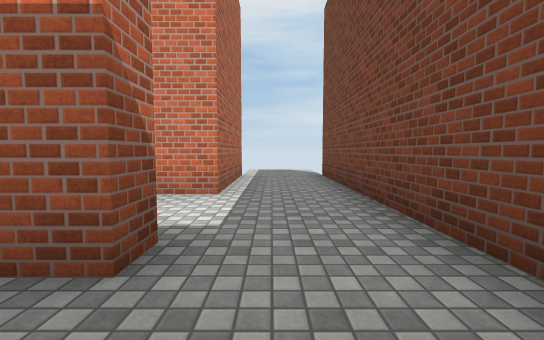
View 1 (above)

13 first-person views from a walk through a 3-D level made in the Unity game engine. The camera is 1.2 m above the floor, tilts 4° down and sees 90° across. The floor is counted in squares, 2 m on a side. Each view is taken from the middle of a square. On the plan, view 1 faces up. The plan holds only what a view shows up to about 9 squares ahead; the rest is blank. The player character is not drawn. Surface patterns are stand-ins for the level's own textures.

View 2
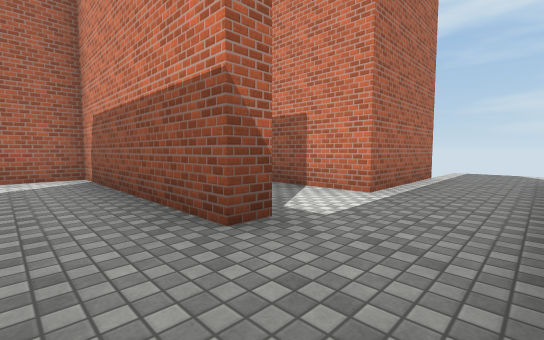

View 3
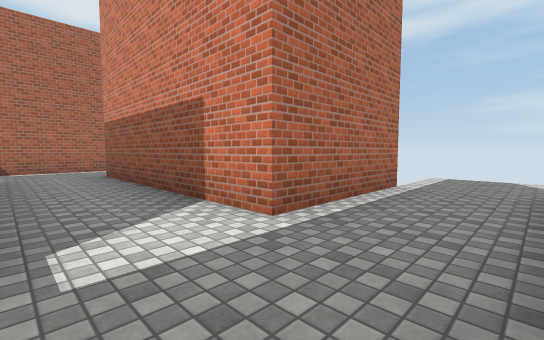

View 4
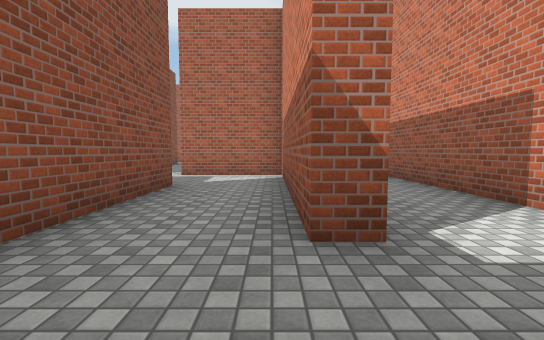

View 5
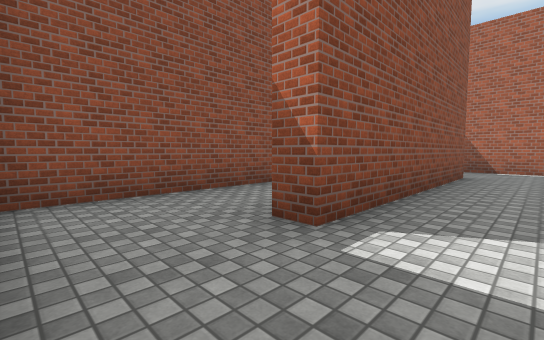

View 6
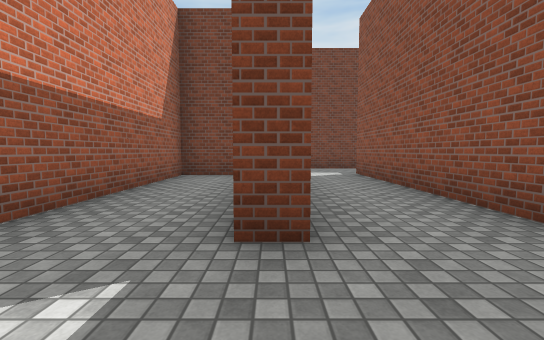

View 7
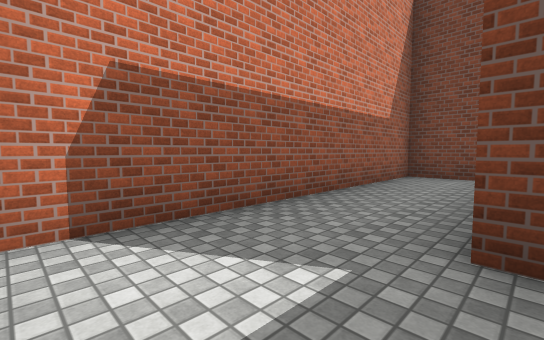

View 8
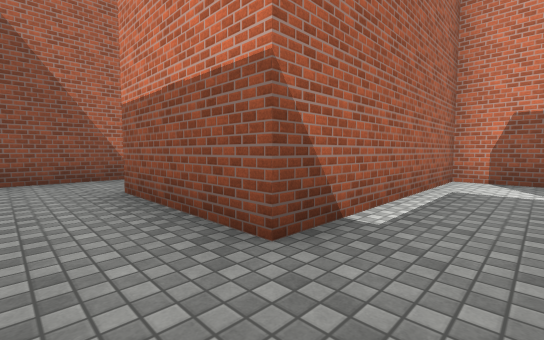

View 9
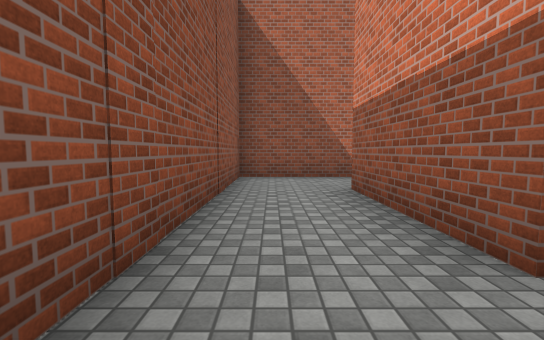

View 10
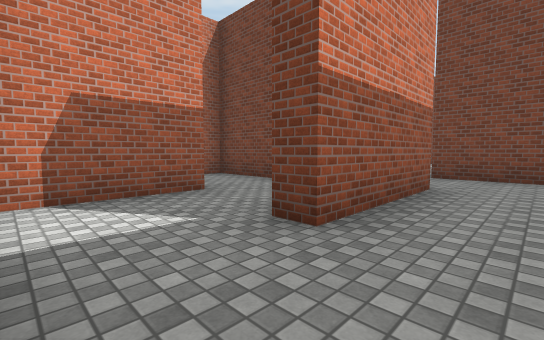

View 11
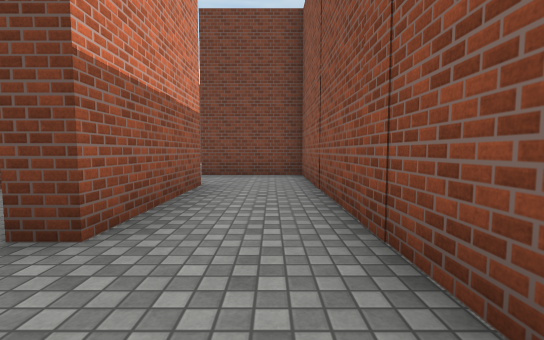

View 12
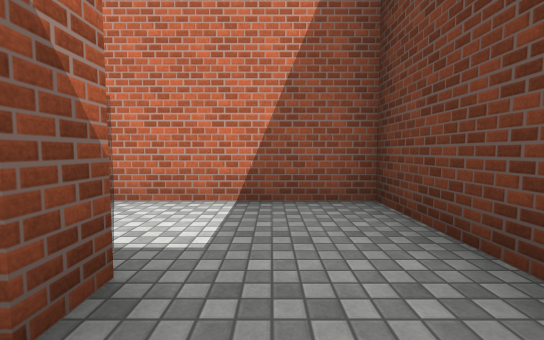

View 13
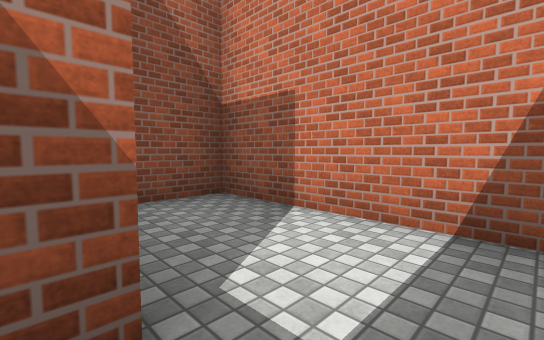

### Floor plan
Key: @ floor where view 1 was taken; # wall or solid block; . floor.
Columns run from 14 left of view 1 to 2 right of it. Each row starts with its distance up from view 1.
  8               ..
  7 ##############..
  6 #....#.......#..#
  5 #....#.......#..#
  4 ####.#..######..#
  3  ....#..........#
  2 #..###..######..#
  1 #.......#.......#
  0 #.......#.....@.
 -1 #########..#####

Positions as (right, up) in squares from view 1, and headings:
1: (0, 0), facing up
2: (1, 0), facing up-left
3: (1, 2), facing up-left
4: (1, 1), facing left
5: (1, 3), facing down-left
6: (-8, 4), facing right
7: (-8, 4), facing up-right
8: (-7, 0), facing up-left
9: (-7, 0), facing left
10: (-13, 0), facing up-right
11: (-13, 0), facing right
12: (-10, 3), facing up
13: (-10, 4), facing up-left
